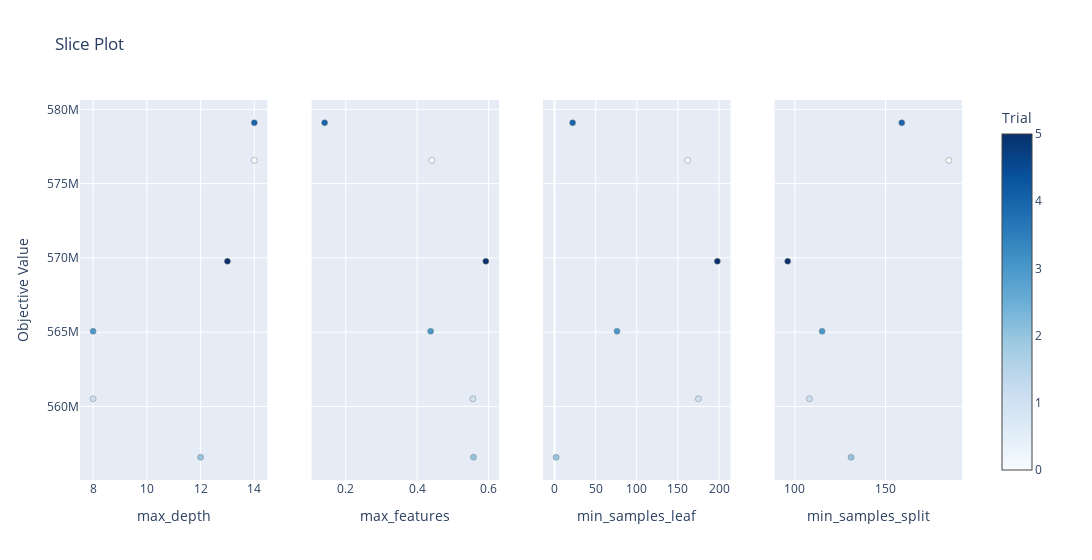

Here is the notebook cell this chart was saved with:
### Code cell
plot_slice(study)

### Figure 1 — Plotly figure (JSON) as saved in the notebook; plotly's stock layout.template omitted (floating-point values rounded to 4 significant figures)
{"data": [{"marker": {"color": [0, 1, 2, 3, 4, 5], "colorbar": {"title": {"text": "Trial"}, "x": 1, "xpad": 40}, "colorscale": [[0, "rgb(247,251,255)"], [0.125, "rgb(222,235,247)"], [0.25, "rgb(198,219,239)"], [0.375, "rgb(158,202,225)"], [0.5, "rgb(107,174,214)"], [0.625, "rgb(66,146,198)"], [0.75, "rgb(33,113,181)"], [0.875, "rgb(8,81,156)"], [1, "rgb(8,48,107)"]], "line": {"color": "Grey", "width": 0.5}, "showscale": true}, "mode": "markers", "name": "Feasible Trial", "showlegend": false, "type": "scatter", "x": [14, 8, 12, 8, 14, 13], "xaxis": "x", "y": [576569000, 560518000, 556600000.0, 565061000, 579100000.0, 569800000.0], "yaxis": "y"}, {"marker": {"color": [0, 1, 2, 3, 4, 5], "colorbar": {"title": {"text": "Trial"}, "x": 1, "xpad": 40}, "colorscale": [[0, "rgb(247,251,255)"], [0.125, "rgb(222,235,247)"], [0.25, "rgb(198,219,239)"], [0.375, "rgb(158,202,225)"], [0.5, "rgb(107,174,214)"], [0.625, "rgb(66,146,198)"], [0.75, "rgb(33,113,181)"], [0.875, "rgb(8,81,156)"], [1, "rgb(8,48,107)"]], "line": {"color": "Grey", "width": 0.5}, "showscale": false}, "mode": "markers", "name": "Feasible Trial", "showlegend": false, "type": "scatter", "x": [0.4412, 0.556, 0.5576, 0.4377, 0.1408, 0.5922], "xaxis": "x2", "y": [576569000, 560518000, 556600000.0, 565061000, 579100000.0, 569800000.0], "yaxis": "y2"}, {"marker": {"color": [0, 1, 2, 3, 4, 5], "colorbar": {"title": {"text": "Trial"}, "x": 1, "xpad": 40}, "colorscale": [[0, "rgb(247,251,255)"], [0.125, "rgb(222,235,247)"], [0.25, "rgb(198,219,239)"], [0.375, "rgb(158,202,225)"], [0.5, "rgb(107,174,214)"], [0.625, "rgb(66,146,198)"], [0.75, "rgb(33,113,181)"], [0.875, "rgb(8,81,156)"], [1, "rgb(8,48,107)"]], "line": {"color": "Grey", "width": 0.5}, "showscale": false}, "mode": "markers", "name": "Feasible Trial", "showlegend": false, "type": "scatter", "x": [162, 175, 2, 76, 22, 198], "xaxis": "x3", "y": [576569000, 560518000, 556600000.0, 565061000, 579100000.0, 569800000.0], "yaxis": "y3"}, {"marker": {"color": [0, 1, 2, 3, 4, 5], "colorbar": {"title": {"text": "Trial"}, "x": 1, "xpad": 40}, "colorscale": [[0, "rgb(247,251,255)"], [0.125, "rgb(222,235,247)"], [0.25, "rgb(198,219,239)"], [0.375, "rgb(158,202,225)"], [0.5, "rgb(107,174,214)"], [0.625, "rgb(66,146,198)"], [0.75, "rgb(33,113,181)"], [0.875, "rgb(8,81,156)"], [1, "rgb(8,48,107)"]], "line": {"color": "Grey", "width": 0.5}, "showscale": false}, "mode": "markers", "name": "Feasible Trial", "showlegend": false, "type": "scatter", "x": [185, 108, 131, 115, 159, 96], "xaxis": "x4", "y": [576569000, 560518000, 556600000.0, 565061000, 579100000.0, 569800000.0], "yaxis": "y4"}], "layout": {"title": {"text": "Slice Plot"}, "width": 1200, "xaxis": {"anchor": "y", "domain": [0, 0.2125], "title": {"text": "max_depth"}}, "xaxis2": {"anchor": "y2", "domain": [0.2625, 0.475], "title": {"text": "max_features"}}, "xaxis3": {"anchor": "y3", "domain": [0.525, 0.7375], "title": {"text": "min_samples_leaf"}}, "xaxis4": {"anchor": "y4", "domain": [0.7875, 1], "title": {"text": "min_samples_split"}}, "yaxis": {"anchor": "x", "domain": [0, 1], "title": {"text": "Objective Value"}}, "yaxis2": {"anchor": "x2", "domain": [0, 1], "matches": "y", "showticklabels": false}, "yaxis3": {"anchor": "x3", "domain": [0, 1], "matches": "y", "showticklabels": false}, "yaxis4": {"anchor": "x4", "domain": [0, 1], "matches": "y", "showticklabels": false}}}
